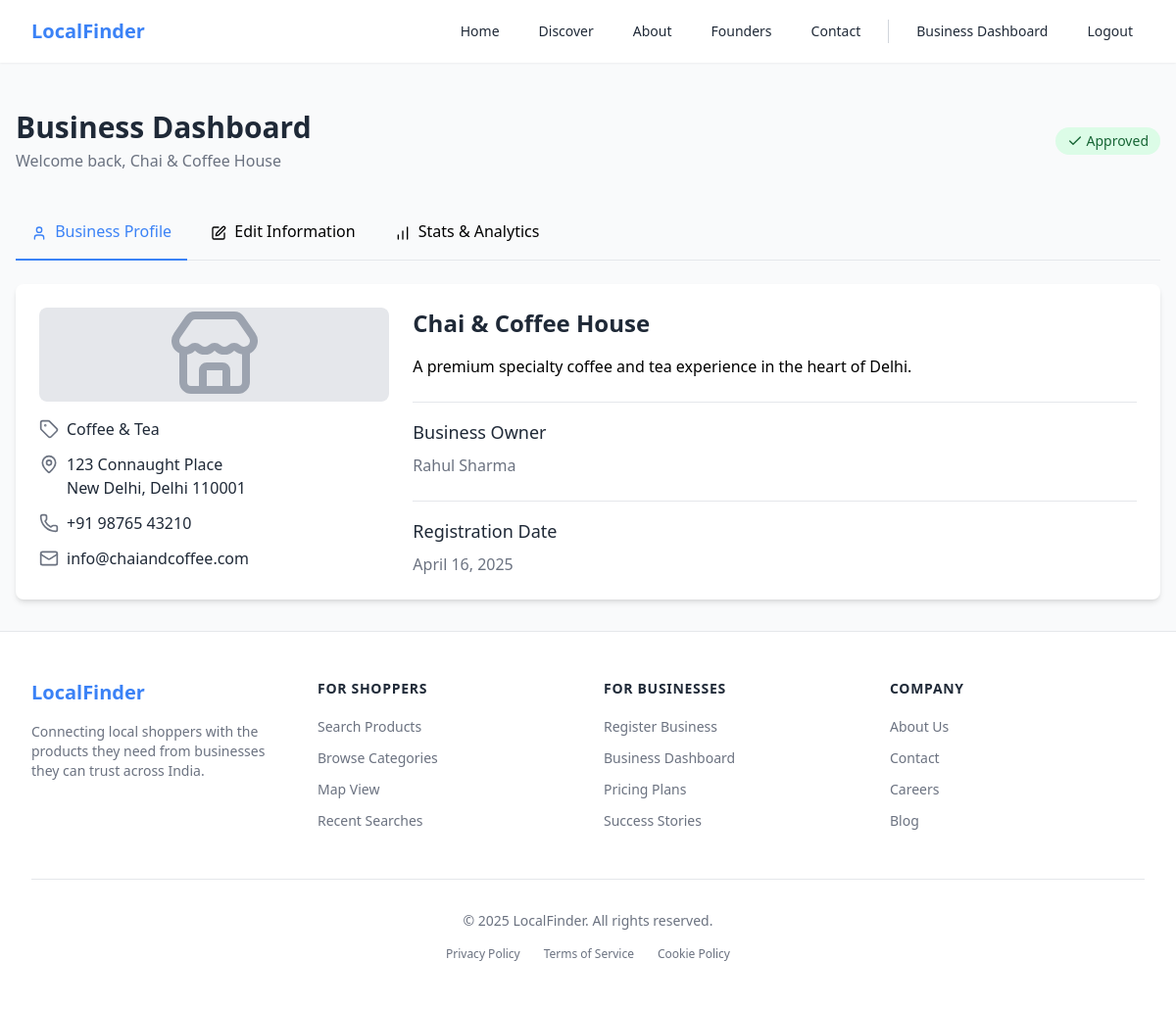
Screenshot of /business-dashboard.php (signed in) with the database file from the repository.
### tables this page shows
CREATE TABLE `businesses` (
  `id` int(11) NOT NULL AUTO_INCREMENT,
  `business_name` varchar(100) NOT NULL,
  `category` varchar(50) NOT NULL,
  `description` text,
  `address` varchar(200) NOT NULL,
  `city` varchar(50) NOT NULL,
  `state` varchar(50) NOT NULL,
  `postal_code` varchar(20) DEFAULT NULL,
  `phone` varchar(20) NOT NULL,
  `email` varchar(100) NOT NULL,
  `password` varchar(255) NOT NULL,
  `owner_name` varchar(100) DEFAULT NULL,
  `status` enum('pending','approved','rejected') DEFAULT 'pending',
  `created_at` timestamp NOT NULL DEFAULT CURRENT_TIMESTAMP,
  PRIMARY KEY (`id`),
  UNIQUE KEY `email` (`email`)
);

### business-dashboard.php (the view, shortened to what this page needs)
<?php
$host = "localhost";
$username = "root";
$password = "";
$database = "localfinder";
$conn = mysqli_connect($host, $username, $password, $database);
$business_id = $_SESSION['business_id'];
$query = "SELECT * FROM businesses WHERE id = $business_id";
$result = mysqli_query($conn, $query);
$business = mysqli_fetch_assoc($result);
?>
<!DOCTYPE html>
<html lang="en">
<head>
    <script src="https://cdn.tailwindcss.com"></script>
    <link href="https://unpkg.com/lucide-icons/dist/umd/lucide.css" rel="stylesheet">
</head>
<body class="bg-gray-50 min-h-screen flex flex-col">
    <?php include 'header.php'; ?>
    <main class="flex-grow pt-20">
        <div class="max-w-7xl mx-auto px-4 py-8">
            <div class="mb-8 flex flex-col md:flex-row md:items-center md:justify-between">
                <div>
                    <h1 class="text-3xl font-bold text-finder-dark">Business Dashboard</h1>
                    <p class="mt-1 text-finder-gray">
                        Welcome back, <?php echo htmlspecialchars($business['business_name']); ?>
                    </p>
                </div>
                <div class="mt-4 md:mt-0">
                    <span class="inline-flex items-center px-3 py-1 rounded-full text-sm font-medium
                        <?php
                            if ($business['status'] == 'approved') echo 'bg-green-100 text-green-800';
                            elseif ($business['status'] == 'pending') echo 'bg-yellow-100 text-yellow-800';
                            else echo 'bg-red-100 text-red-800';
                        ?>">
                        <i data-lucide="<?php
                            if ($business['status'] == 'approved') echo 'check';
                            elseif ($business['status'] == 'pending') echo 'clock';
                            else echo 'x';
                        ?>" class="w-4 h-4 mr-1"></i>
                        <?php echo ucfirst($business['status']); ?>
                    </span>
                </div>
            </div>
            <div class="mb-6 border-b border-gray-200">
                <ul class="-mb-px flex overflow-x-auto" role="tablist">
                    <li class="mr-2">
                        <button onclick="showTab('profile')" class="tab-btn active inline-block p-4 border-b-2 border-finder-blue text-finder-blue rounded-t-lg" role="tab">
                            <i data-lucide="user" class="w-4 h-4 inline-block mr-1"></i>
                            Business Profile
                        </button>
                    </li>
                    <li class="mr-2">
                        <button onclick="showTab('edit')" class="tab-btn inline-block p-4 border-b-2 border-transparent hover:text-finder-blue hover:border-gray-300 rounded-t-lg" role="tab">
                            <i data-lucide="edit" class="w-4 h-4 inline-block mr-1"></i>
                            Edit Information
                        </button>
                    </li>
                    <li class="mr-2">
                        <button onclick="showTab('stats')" class="tab-btn inline-block p-4 border-b-2 border-transparent hover:text-finder-blue hover:border-gray-300 rounded-t-lg" role="tab">
                            <i data-lucide="bar-chart" class="w-4 h-4 inline-block mr-1"></i>
                            Stats & Analytics
                        </button>
                    </li>
                </ul>
            </div>
            <div class="bg-white shadow-md rounded-lg p-6">
                <div id="profile-tab" class="tab-content block">
                    <div class="grid grid-cols-1 md:grid-cols-3 gap-6">
                        <div class="md:col-span-1">
                            <div class="aspect-w-1 aspect-h-1 bg-gray-100 rounded-lg overflow-hidden mb-4">
                                <div class="flex items-center justify-center h-full bg-gray-200 rounded-lg">
                                    <i data-lucide="store" class="w-24 h-24 text-gray-400"></i>
                                </div>
                            </div>
                            <div class="space-y-3">
                                <div class="flex items-center">
                                    <i data-lucide="tag" class="w-5 h-5 text-finder-gray mr-2"></i>
                                    <span class="text-finder-dark"><?php echo htmlspecialchars($business['category']); ?></span>
                                </div>
                                <div class="flex items-start">
                                    <i data-lucide="map-pin" class="w-5 h-5 text-finder-gray mr-2 mt-0.5"></i>
                                    <span class="text-finder-dark">
                                        <?php echo htmlspecialchars($business['address']); ?><br>
                                        <?php echo htmlspecialchars($business['city']); ?>, <?php echo htmlspecialchars($business['state']); ?> <?php echo htmlspecialchars($business['postal_code']); ?>
                                    </span>
                                </div>
                                <div class="flex items-center">
                                    <i data-lucide="phone" class="w-5 h-5 text-finder-gray mr-2"></i>
                                    <span class="text-finder-dark"><?php echo htmlspecialchars($business['phone']); ?></span>
                                </div>
                                <div class="flex items-center">
                                    <i data-lucide="mail" class="w-5 h-5 text-finder-gray mr-2"></i>
                                    <span class="text-finder-dark"><?php echo htmlspecialchars($business['email']); ?></span>
                                </div>
                            </div>
                        </div>
                        <div class="md:col-span-2">
                            <h2 class="text-2xl font-bold text-finder-dark mb-4"><?php echo htmlspecialchars($business['business_name']); ?></h2>
                            <div class="prose max-w-none mb-6">
                                <p><?php echo nl2br(htmlspecialchars($business['description'] ?: 'No business description added yet.')); ?></p>
                            </div>
                            <div class="border-t border-gray-200 pt-4 mt-6">
                                <h3 class="text-lg font-medium text-finder-dark mb-2">Business Owner</h3>
                                <p class="text-finder-gray">
                                    <?php echo htmlspecialchars($business['owner_name'] ?: 'Not specified'); ?>
                                </p>
                            </div>
                            <div class="border-t border-gray-200 pt-4 mt-6">
                                <h3 class="text-lg font-medium text-finder-dark mb-2">Registration Date</h3>
                                <p class="text-finder-gray">
                                    <?php echo date('F j, Y', strtotime($business['created_at'])); ?>
                                </p>
                            </div>
                        </div>
                    </div>
                </div>
            </div>
        </div>
    </main>
    <?php include 'footer.php'; ?>
</body>
</html>

### rows the page displays
businesses: business_name "Chai & Coffee House", status "Approved", category "Coffee & Tea", address "123 Connaught Place", city "New Delhi", state "Delhi", postal_code "110001", phone "+91 98765 43210", email "info@chaiandcoffee.com", description "A premium specialty coffee and tea experience in the heart of Delhi.", owner_name "Rahul Sharma", created_at "April 16, 2025"
